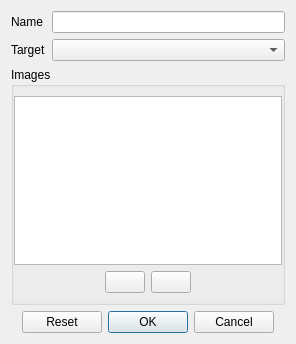
<?xml version="1.0" encoding="UTF-8"?>
<ui version="4.0">
 <class>TextureUnitDialog</class>
 <widget class="QDialog" name="TextureUnitDialog">
  <property name="geometry">
   <rect>
    <x>0</x>
    <y>0</y>
    <width>296</width>
    <height>344</height>
   </rect>
  </property>
  <property name="windowTitle">
   <string>Dialog</string>
  </property>
  <layout class="QGridLayout" name="gridLayout_2">
   <item row="0" column="0">
    <widget class="QLabel" name="label">
     <property name="text">
      <string>Name</string>
     </property>
    </widget>
   </item>
   <item row="0" column="1">
    <widget class="QLineEdit" name="name"/>
   </item>
   <item row="1" column="0">
    <widget class="QLabel" name="label_2">
     <property name="text">
      <string>Target</string>
     </property>
    </widget>
   </item>
   <item row="1" column="1">
    <widget class="QComboBox" name="target"/>
   </item>
   <item row="2" column="0" colspan="2">
    <widget class="QGroupBox" name="groupBox">
     <property name="title">
      <string>Images</string>
     </property>
     <layout class="QGridLayout" name="gridLayout">
      <property name="leftMargin">
       <number>0</number>
      </property>
      <property name="rightMargin">
       <number>0</number>
      </property>
      <item row="1" column="0">
       <spacer name="horizontalSpacer_2">
        <property name="orientation">
         <enum>Qt::Horizontal</enum>
        </property>
        <property name="sizeHint" stdset="0">
         <size>
          <width>82</width>
          <height>20</height>
         </size>
        </property>
       </spacer>
      </item>
      <item row="1" column="1">
       <widget class="QPushButton" name="add">
        <property name="text">
         <string/>
        </property>
        <property name="icon">
         <iconset resource="icons.qrc">
          <normaloff>:/icons/gtk-add.png</normaloff>:/icons/gtk-add.png</iconset>
        </property>
       </widget>
      </item>
      <item row="1" column="2">
       <widget class="QPushButton" name="remove">
        <property name="icon">
         <iconset resource="icons.qrc">
          <normaloff>:/icons/editclear.png</normaloff>:/icons/editclear.png</iconset>
        </property>
       </widget>
      </item>
      <item row="1" column="3">
       <spacer name="horizontalSpacer">
        <property name="orientation">
         <enum>Qt::Horizontal</enum>
        </property>
        <property name="sizeHint" stdset="0">
         <size>
          <width>40</width>
          <height>20</height>
         </size>
        </property>
       </spacer>
      </item>
      <item row="0" column="0" colspan="4">
       <widget class="QListWidget" name="images"/>
      </item>
     </layout>
    </widget>
   </item>
   <item row="3" column="0" colspan="2">
    <widget class="QDialogButtonBox" name="button_box">
     <property name="orientation">
      <enum>Qt::Horizontal</enum>
     </property>
     <property name="standardButtons">
      <set>QDialogButtonBox::Cancel|QDialogButtonBox::Ok|QDialogButtonBox::Reset</set>
     </property>
     <property name="centerButtons">
      <bool>true</bool>
     </property>
    </widget>
   </item>
  </layout>
 </widget>
 <resources>
  <include location="icons.qrc"/>
 </resources>
 <connections>
  <connection>
   <sender>button_box</sender>
   <signal>accepted()</signal>
   <receiver>TextureUnitDialog</receiver>
   <slot>accept()</slot>
   <hints>
    <hint type="sourcelabel">
     <x>248</x>
     <y>254</y>
    </hint>
    <hint type="destinationlabel">
     <x>157</x>
     <y>274</y>
    </hint>
   </hints>
  </connection>
  <connection>
   <sender>button_box</sender>
   <signal>rejected()</signal>
   <receiver>TextureUnitDialog</receiver>
   <slot>reject()</slot>
   <hints>
    <hint type="sourcelabel">
     <x>316</x>
     <y>260</y>
    </hint>
    <hint type="destinationlabel">
     <x>286</x>
     <y>274</y>
    </hint>
   </hints>
  </connection>
 </connections>
</ui>
